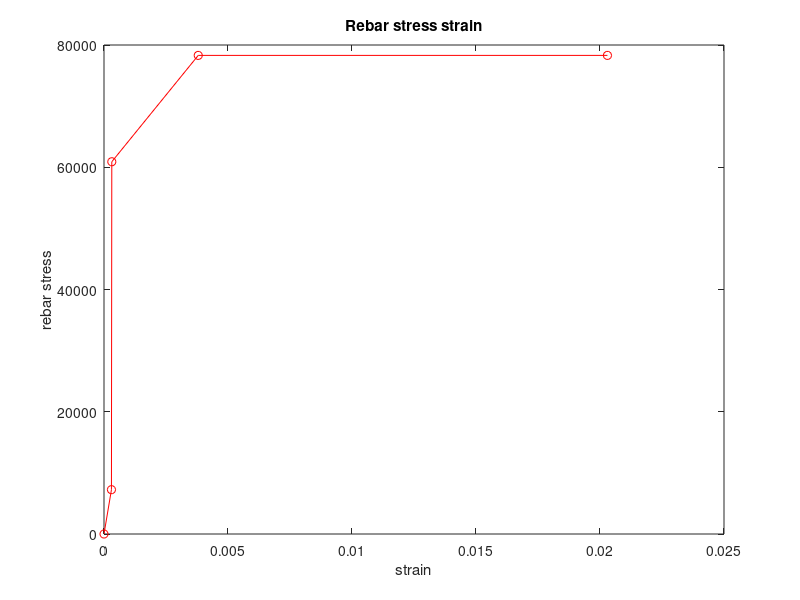
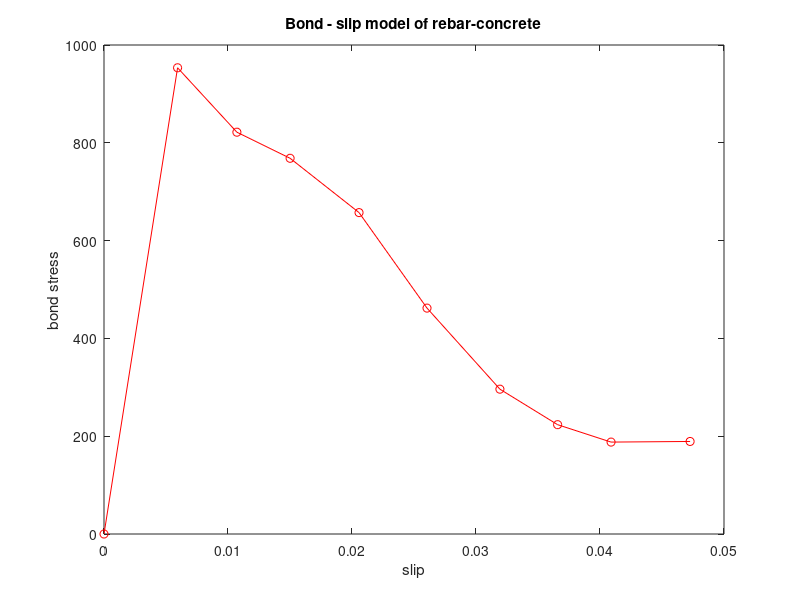
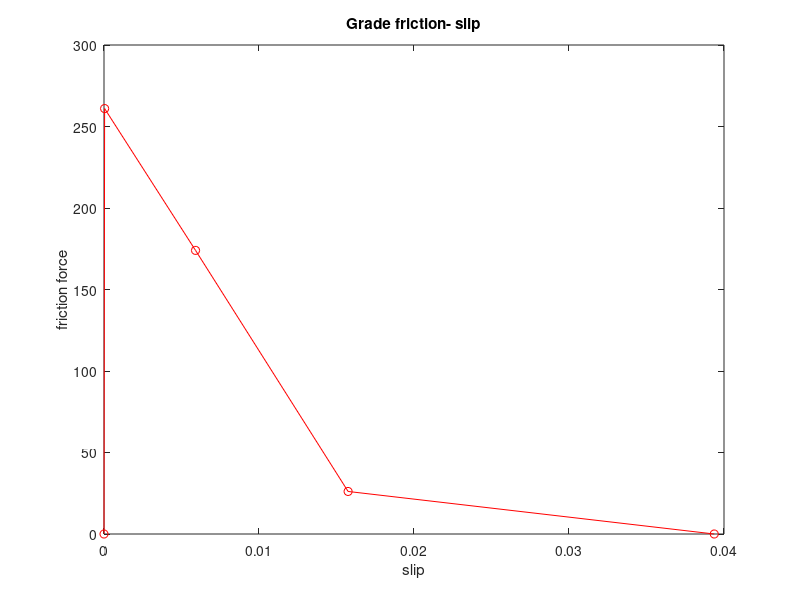
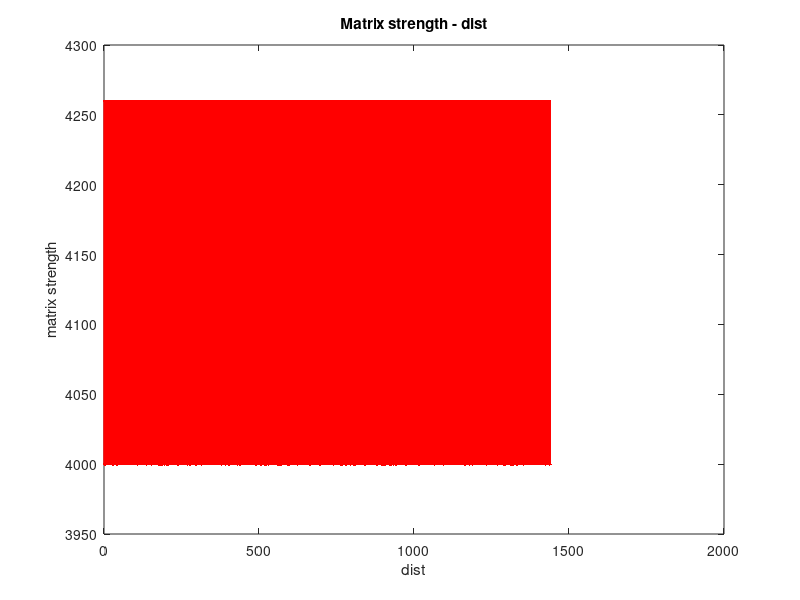

Write MATLAB code to recreate these figures, in order. (Note: this script raises an error after producing the figures.)
%% MAIN_TENSION_STIFFENING_SINGLERUN_SIMRC_SIMHRC_2025
%
% DESCRIPTION:
%   Finite Difference Tension Stiffening Model for Reinforced Concrete Analysis
%   
%   This program implements a comprehensive finite difference numerical model
%   for analyzing tension stiffening behavior in reinforced concrete (RC) 
%   Fiber reinfrced concrete (FRC) and Hybrid reinforced concrete (HRC) structures. 
%   The model simulates crack formation and the associated stiffness degradation
%   in composite members subjected to tensile loading.
% 
%   The tension stiffening phenomenon describes the contribution of concrete
%   between cracks to the overall stiffness of a reinforced concrete member
%   after cracking has occurred. This model captures the complex interaction
%   between concrete and reinforcement during the cracking process.
%
% AUTHOR: Chidchanok Pleesudjai
% DATE: August 26, 2025
% VERSION: 2025.1
% 
% REVISION HISTORY:
%   V2008 - Main_Tension_Stiffening_SingleRun_SimRC_Bischoff by Chote (TRC/RC)
%   V2015 - Main_Tension_Stiffening_Slab_Shrinkage_L36_HSR_SingleCrack by Yiming FRC with friction)
%   V2017 - Main_Tension_Stiffening_SingleRun_SimHRC by Yiming (HRC no slab friction)
%
% REFERENCES:
%   [1] Modeling of tension stiffening in reinforced cement composites: Part I. Theoretical modeling 10.1617/s11527-010-9594-8
%   [2] Modeling of tension stiffening in reinforced cement composites: Part II. Simulations versus experimental results 10.1617/s11527-010-9593-9
%   [3] Sequential Cracking aTheir Openings in Steel-Fiber-Reinforced Joint-Free Concrete Slabs 10.1061/(ASCE)MT.1943-5533.0001377
%
% MODEL INPUT:
%   Type of model : Stress-Strain model
%   - Concrete Stress-Strain model (until cracking point)
%   - Rebar or Fiber Stress-Strain model
%
%   Type of model : Stress/Force-displacement model
%   - Concrete-Rebar/Fiber Bond-Slip model
%   - Friction-Slip model (for Pavement if presented)
%   - Spring-Slip model (for Transverse yarn if presented)
%   - Stress-Crack width model (for FRC, HRC)

% UNIT SYSTEM:
%   The program supports flexible unit systems:
%   - SI Units (International System): 
%     * Length/Displacement: millimeters (mm)
%     * Force: Newtons (N)
%     * Stress: megapascals (MPa)
%   - Imperial Units (US Customary System):
%     * Length/Displacement: inches (in)
%     * Force: pounds (lb)
%     * Stress: pounds per square inch (psi)

%% Program initialization
close all; clear all; clc;

% ------------------------------------
% Part A: Input data
% ------------------------------------
progVersion  = 'Main_Tension_Stiffening_SingleRun_SimRC_SimHRC_2025';   % program version
fname        = 'C25_00_model_scr6.dat';                             % file name to report the output
fname_ckResp = 'C25_00_model_scr6_ckResp.dat';                      % file name to report the responses at each crack formation
 
avgST     = 4000;                               % average matrix strength
totLoad   = 182000*0.22;                        % total applied tensile load  (can we get this value from the shrinkage calculation)
stateNo   = 7;                                  % state number to generate random number; need for ckPat=3,4,5
stdST     = 0.00;                               % standard deviation of matrix strength
hasFiber  = 1;

% specimen geometry
endL    = 0;                                    % embedment length at the end grips
measL   = 12*12*10;                             % embedment length for measurement in the middle
L       = endL + measL + endL;                  % total embedment length  (pavement slab)
 
% load and discretization
nNode   = 5001;                                 % number of nodes to approximate total embedment length, L
nInc    = 301;                                  % number of load increments  (should be the ration of the maximum load)
nRecPt  = 10;                                   % number of nodes used in recording distribution value at each increment, nRecPt <= nNode

%% Plotting Parameters
% Different dash line styles for plotting - 15 variations
% Make sure number of colors > number of crack formations expected
dashType = strvcat('--r','--m','--k','--g','--b','--y','--c',...
                   '--w',':[1 0 0]',':[1 0 1]',':[0 1 0]',':[0 0 1]',...
                   '--[0.5 0.5 0.5]',':[0.8 0.2 0.1]',':[0.1 0.8 0.2]');

% Different solid line styles for plotting - 15 variations  
% Make sure number of colors > number of crack formations expected
solidType = strvcat('-r','-m','-k','-g','-b','-y','-c',...
                    '-w','-[1 0 0]','-[1 0 1]','-[0 1 0]','-[0 0 1]',...
                    '-[0.5 0.5 0.5]','-[0.8 0.2 0.1]','-[0.1 0.8 0.2]');
 
% interface bond strength-slip model
xITF   = [0, 0.059331,  0.107162,  0.150086,  0.205674,  0.260493,  0.319289,  0.365804,  0.408920, 0.472656]*0.1;   % slip  (x-Bond model)
yITF   = [0, 953.428509, 821.694853, 768.335547, 657.276218, 461.946413, 296.173598, 223.582923, 187.964676, 189.243689];   % shear stress  (y-Bond model)
yITF_fail = 0;                              % failure shear stress to be imposed for the part that coming out of the matrix
 
% longitudinal yarn model (yarn ~ fiber ~ rebar )
Es     = 29000000;                            % steel modulus
ns     = 5*1.05;                              % number of rebar per 1 ft width
ds     = 0.75;                                % rebar diameter 
As     = ns*pi*ds^2/4;                      % rebar area per 1 meter width
psi    = ns*pi*ds;                          % perimeter of the fiber
% xFIB   = [0, 420/Es, 0.0035, 0.02];           % strain
% yFIB   = [0, 420,    540,   540];            % stress
xFIB   = [0, 0.0003, 420/Es+0.0003, 0.0035+0.0003, 0.02+0.0003];       % strain (rebar)
yFIB   = [0, 50*145, 420*145,    540*145,   540*145];            % stress (rebar)
maxSfu = 1500*145;                               % maximum fiber stress, if stress>maxStu, terminate program
effEf  = 0.9;                               % Young modulus efficiency factor

% composite and matrix
fc     = 4000;                              % compressive strength
Ac     = 10*6;                         % trabritary area of composite per one yarn   (for pavement use analysis per 1 meter width
rho    = As/Ac;                           % reinforcement ratio Af/Ac
Am     = Ac-As;                           % trabritary area of matrix per one yarn
Em     = 57000*sqrt(fc); %4735*fc^0.5;                       % young modulus of matrix
 
% spring model simulating transverse yarn junction   %% how to identify
% location of spring // id location??
ySW    = [0, 3, 2, 0.3, 0]*0.01*145; 
% locSPR = linspace(1,700,100);                                % absolute locations of springs, if no spring, set locSPR=[];
xSPR   = [0, 0.001, 0.15, 0.40, 1.00]*0.0393701;      % slip, if no spring, set xSPR=[0,1];
ySPR   = ySW*Ac;                            % spring force, if no spring, set xSPR=[0,1];
ySPR_fail = 0;                              % failure spring force to be imposed for the spring that coming out of the matrix
 
% matrix strength distribution
%stateNo = 4;                               % state number to generate random number; need for ckPat=3,4,5
avgST   = fc;                             % average matrix strength
stdST   = 0.065;                            % standard deviation of matrix strength
minST   = (1-stdST)*avgST;                        % trim random generagted strength >= minST
maxST   = (1+stdST)*avgST;                        % trim random generagted strength <= maxST
minSpac = 1;                                % minimum crack spacing
oneCk   = 1;                                % detect one crack at a time
manualPickCrack=1;                          % skip manual selecting crack
 
% numerical analysis parameters
kWt_int  = 0.25;                            % weighting for next increment of interface secant modulus
EfWt_int = 0.25;                            % weighting for next increment of fiber secant modulus
gWt_int  = 0.25;                            % weighting for next increment of spring secant modulus
tor      = [0.0001,0.0005,0.001,0.005,0.01,0.5];     % multi-level of torlerance for checking material convergence (very small....very large)
accLevel = 1;                               % starting level of torelence, tor(accLevel) will be first used
minIter       = 10;                         % If converge with iterations < minIter, decrease accLevel by one
maxIter       = 1000;                       % If not converge with iterations > maxIter, increase accLevel by one
minCount      = 5;                          % If converge with iterations < minCount, increase weighting factors
maxCount      = 10;                         % If not converge with iterations > maxIter, decrease weighting factors
factCutBack   = 0.95;                       % reduced kWt or EfWt or gWt by a factor of factCutBack
factSpeed     = 1.05;                       % increase kWt or EfWt or gWt by a factor of factSpeed
unstableSlip  = 0.5*L;                      % if slip > unstableSlip, unstable structure quit the program
 
% movie option
showOnOff     = 1;                          % show movie, yes=1, no=0
fps           = 2;                          % fram per second
 
% experimental composite tensile stress strain
hasExpr1      = 0;                          % 0=no experimental data, 1=has
fnameExpr1    = 'Load-strain_MJ.dat'; % file name containing experimental data
startLine1    = 1;                          % starting line (based index=1) for each input file specified in fnameArray 
xValCol1      = 1;                          % column number in the input file that contains x values
yValCol1      = 2;                          % column number in the input file that contains y values
bk0tb1cm2_1   = 1;                          % delimiter for each input file (0=' ', 1='/t', 2=',')
 
% experimental crack spacing strain
hasExpr2      = 0;                          % 0=no experimental data, 1=has
fnameExpr2    = 'C25_00_CS_strain_new.dat'; % file name containing experimental data
startLine2    = 1;                          % starting line (based index=1) for each input file specified in fnameArray 
xValCol2      = 1;                          % column number in the input file that contains x values
yValCol2      = 2;                          % column number in the input file that contains y values
bk0tb1cm2_2   = 1;                          % delimiter for each input file (0=' ', 1='/t', 2=',')

% experimental crack width strain
hasExpr3      = 0;                          % 0=no experimental data, 1=has
fnameExpr3    = 'C25_all_CW_strain.dat'; % file name containing experimental data
startLine3    = 1;                          % starting line (based index=1) for each input file specified in fnameArray 
xValCol3      = 1;                          % column number in the input file that contains x values
yValCol3      = 2;                          % column number in the input file that contains y values
bk0tb1cm2_3   = 1;                          % delimiter for each input file (0=' ', 1='/t', 2=',')
 
% printing setup
colWidth      = 12;                         % width of each column
digit         = 4;                          % decimal used

% ------------------------------------
% Part B: Calculation
% ------------------------------------
% slope of material models 
% Calculates slopes (secant moduli) for each material model at decrement
% of slope  >> get the array of stiffness
kITF = (yITF(2:end)-yITF(1:end-1))./(xITF(2:end)-xITF(1:end-1));
kFIB = (yFIB(2:end)-yFIB(1:end-1))./(xFIB(2:end)-xFIB(1:end-1));
kSPR = (ySPR(2:end)-ySPR(1:end-1))./(xSPR(2:end)-xSPR(1:end-1));

% select the maximum slope as a reference to calculate the fraction change of stiffness  
% residual = (stiffness_curent-stiffness_previous)/ max_slope v.s. torlerance
% this methodology is bettter than using previous stiffness as a reference
% because previous stiffness can be very low in the late post peak, leading
% to unstable algorithm
kITFmax = max(kITF); 
kFIBmax = max(kFIB);
kSPRmax = max(kSPR);

% discretization along the length of fiber
h  = L/(nNode-1);                       % segment length
x  = linspace(0,L,nNode);               % nodal locations
ef = linspace(0,0,nNode);               % nodal fiber strain
k  = linspace(kITF(1),kITF(1),nNode);   % nodal stiffness (spring model of bond-slip model) NOT shear stress-slip
Ef = linspace(kFIB(1),kFIB(1),nNode);   % nodal stiffness (rebar stress-strain)

% generate random matrix strength
randn('state', stateNo);
wkLoc  = linspace(0,L,round(L/minSpac)+1);
wkNode = round(wkLoc/h)+1;
prob   = normrnd(avgST,stdST,length(wkNode),1);
for i=1:length(prob)
    if prob(i) > maxST 
        prob(i) = maxST;
    elseif prob(i) < minST 
        prob(i) = minST;
    end
end
mtxST  = linspace(maxST,maxST,nNode);
mtxST(wkNode) = prob;

% ploting material models
% note that later on in the Part C: show results, 
% the first 3 plots must repeat the first 3 figures below: fiber, interface, spring and matrix envelop models
% let users view material models 1,2,3 and cracking criterion 4 before
% continue the analysis
figure(1)
plot(xFIB,yFIB,'-ro'),title('Rebar stress strain'), xlabel('strain'), ylabel('rebar stress'); hold on;

figure(2)
plot(xITF,yITF,'-ro'),title('Bond - slip model of rebar-concrete'), xlabel('slip'), ylabel('bond stress'); hold on;

figure(3)
plot(xSPR,ySPR,'-ro'),title('Grade friction- slip'), xlabel('slip'), ylabel('friction force'); hold on;

figure(4)
plot(x,mtxST,'-r.'),title('Matrix strength - dist'), xlabel('dist'), ylabel('matrix strength'); hold on;
 
% let users view material models before continue the analysis
disp('press any key to continue');
pause
% count  = 0;
% adding = 0;
% errCode = 'none';

N(1,1:nNode) = 1;                       % initial segment 
N(2,1:nNode) = x;                       % x, distanct
N(3,1:nNode) = kITF(1);                 % k, initial stiffness  (shear flow-slip) //  Bond slip stiffness ??
N(4,1:nNode) = kFIB(1);                 % Ef, initial stiffness  (shear flow-slip) // Rebar modulus
N(5,1:nNode) = -1;                       % Spring indicators // every nodes have spring as friction force ,, g, < 0 for no spring and >=0 for having spring
N(6,1:nNode) = mtxST;                   % Matrix stength   

% Spring indicators
if hasFiber == 1
    nodeSPR      = linspace(1,nNode,nNode);
else
    locSPR = [];                                % absolute locations of springs, if no spring, set locSPR=[];
    nodeSPR      = round(locSPR/h);
end
N(5,nodeSPR) = kSPR(1);                 % assign nodal springs at spring location 

% initialize the arrays to record material responses at each increment
SA1 = [];   TA1 = [];       % recorded Bond strength model - slip response
SN1 = [];   SF1 = [];       % recorded Rebar stress - strain response
DS1 = [];   GF1 = [];       % recorded spring force - slip response
                            % Where is crack width model ?

ec_cspac    = [];
ec_avgstdCS = [];
prevNseg    = 1;

% initialize load end slip response
D  = [0];                   % incremental end slip
P  = [0];                   % incremental pullout load
CW = [0];                   % incremental crack width
TotCW = (0);                % incremental total crack width
strain = D/L;               % strain of a composite
stress = P/Ac;              % stress of a composite
avg_EM = [0];               % average matrix strain over clear span
avg_SM = [0];               % average matrix stress over clear span
avg_SN = [0];               % average fiber strain over clear span
avg_SF = [0];               % average fiber stress over clear span
avg_FM = [0];               % average matrix force over clear span
avg_FF = [0];               % average fiber force over clear span

count    = 0;
selCount = 0;
adding   = 0;
errCode  = 'none';
for i=2:nInc                % start at i=2, i=1, P=D=0
    % set initial
    ckWidth   = 0;          % a variable to collect crack width of multimple segment at each load step
    endSlip   = 0;          % end slip at both ends   
    S  = [];    T  = [];    SN = [];    SF = [];
    FF = [];    FM = [];    SM = [];    EM = [];
    DS = [];    GF = [];    CS = [];
    
    % apply load step
    P(i) = (i-1)/(nInc-1)*totLoad;

    x    = N(2,:);          % locations
    nSeg = N(1,end);        % current number of segments in a specimen  
    for j = 1:nSeg
        bc = 3;             % bc=3 F(1)=P, F(L)=P   (crack segments)

        % trim data to smaller set of array
        seg_ID  = N(1,:) == j;
        segX    = N(2,seg_ID);
        k       = N(3,seg_ID);
        Ef      = N(4,seg_ID);
        gSeg    = N(5,seg_ID);
        
        segL    = segX(end)-segX(1);
        g_ID    = gSeg >= 0;                            % select only the node that have spring g>=0     %% for the friction in pavement, all have spring     
        nodeSPR = find(g_ID==1);
        if hasFiber == 1
            g = gSeg(nodeSPR);
        else
            g = zeros(1,length(k));
        end
        
        % maximum slip at each nodal locations before sliding
        maxSlipITF_Rt = segX(end) - segX + h;           % maximum slip for each node
        maxSlipITF_Lf = segX(1)   - segX - h;
        maxSlipSPR_Rt = segX(end) - segX(g_ID) + h;     % maximum slip for each nodal spring
        maxSlipSPR_Lf = segX(1)   - segX(g_ID) - h;     % maximum slip for each nodal spring
        
        % forming coefficient matrix
        flag     = 1;                                   % check unstability, fiber breakage
        converge = 0;
        iter     = 0;
        kWt      = kWt_int;      
        EfWt     = EfWt_int;        
        gWt      = gWt_int;
        while converge == 0 
            iter = iter + 1;
            s    = Linear_Equation(bc,P(i),h,psi,As,Ef,k,g,nodeSPR);   % Returns slip values at each node, Uses Thomas Algorithm (tridiagonal matrix solver)
            sAbs = abs(s);          % absolute slip (positive number)
            if iter > maxIter
                if accLevel < length(tor)
                    accLevel = accLevel + 1;
                    iter = minCount;
                else
                    flag    = 0;        % quit program
                    comment = 'iter > maxIter, for the lowest acceptable accuracy, quit the program !!!';
                    errCode = 'maxIter';
                    break;              % get off while loop
                end
            end
            if max(sAbs) > unstableSlip
                flag    = 0;        % quit program
                comment = 'unstable slip occurs, quit the program !!!';
                errCode = 'unstableSlip';
                break;              % get off while loop
            end

            % update material secant stiffness
            % Bond - slip model // interface model
            kPrev = k;
            kNext = Secant_Modulus(xITF,yITF,kITF,sAbs);
            for q=1:length(kNext)
                % if slip at the node i greater than its embeded length maxSlipITF, set the kNext to the failure value
                if s(q) >= 0
                    if s(q) > maxSlipITF_Rt(q)
                        kNext(q) = yITF_fail/s(q);
                    end
                else
                    if s(q) < maxSlipITF_Lf(q)
                        kNext(q) = yITF_fail/abs(s(q));
                    end
                end
            end

            resd_k  = max(abs(kNext-kPrev)/kITFmax);
            k       = (1-kWt)*kPrev + kWt*kNext;
            if resd_k > tor(accLevel) && mod(iter,maxCount)==0
                kWt = kWt*factCutBack;
            end
            
            % Fiber Yarn or Rebar model
            ef      = [(s(2)-s(1))/h, (s(3:end)-s(1:end-2))/(2*h), (s(end)-s(end-1))/h];
            EfPrev  = Ef;
            EfNext  = Secant_Modulus(xFIB,yFIB,kFIB,ef);
            resd_Ef = max(abs(EfNext-EfPrev)/kFIBmax);
            Ef      = (1-EfWt)*EfPrev + EfWt*EfNext;
            if resd_Ef > tor(accLevel) && mod(iter,maxCount)==0
                EfWt = EfWt*factCutBack;
            end

            % friction force ...spring model
            resd_g = 0;
            nSPR   = length(nodeSPR);
            if nSPR > 0
                gPrev = g;
                gNext = Secant_Modulus(xSPR,ySPR,kSPR,sAbs(nodeSPR));
                
                for n=1:nSPR
                    node = nodeSPR(n);
                    % if slip at the spring location i greater than its embeded length maxSlipSPR, set the gNext to the failure value
                    if s(node) >= 0
                        if s(node) > maxSlipSPR_Rt(n)
                            gNext(n) = ySPR_fail/s(node);
                        end
                    else
                        if s(node) < maxSlipSPR_Lf(n)
                            gNext(n) = ySPR_fail/abs(s(node));
                        end
                    end
                end

                resd_g = max(abs(gNext-gPrev)/kSPRmax);
                g = (1-gWt)*gPrev + gWt*gNext;
                if resd_g > tor(accLevel) && mod(iter,maxCount)==0
                    gWt = gWt*factCutBack;
                end
            end

            if (resd_k <= tor(accLevel)) && (resd_Ef <= tor(accLevel)) && (resd_g <= tor(accLevel))
                converge = 1;
                if iter < minIter && accLevel > 1
                    accLevel = accLevel - 1;
                end
                if iter < minCount
                    kWt  = kWt*factSpeed;
                    EfWt = EfWt*factSpeed;
                    gWt  = gWt*factSpeed;
                end
            else
                converge = 0;
            end
            disp(strcat('inc = ',num2str(i),'..seg = ',num2str(j),'..iter = ',...
            num2str(iter),'..resd_k = ',num2str(resd_k),'..resd_Ef = ',...
            num2str(resd_Ef),'..resd_g = ',num2str(resd_g)));
        end

        if flag==1
            % update material stiffness
            N(3,seg_ID)   = k;
            N(4,seg_ID)   = Ef;
            gSeg(nodeSPR) = g;
            N(5,seg_ID)   = gSeg;
            
            % pullout load and end slip
            if nSeg == 1
                endSlip = sAbs(1) + sAbs(end);
            else
                if j==1
                    endSlip = endSlip + sAbs(1);
                    ckWidth  = ckWidth + sAbs(end);
                elseif j==nSeg
                    endSlip = endSlip + sAbs(end);
                    ckWidth  = ckWidth + sAbs(1);
                else
                    ckWidth  = ckWidth + sAbs(1) + sAbs(end);
                end
            end
            CS   = [CS,segL];               % colect crack spacing information
            
            % distributed force
            t  = k.*s;              % nodal shear stress  (sign depending of slip)
            sf = ef.*Ef;            % nodal fiber stress
            ff = sf*As;             % nodal fiber force
            ds = sAbs(g_ID);        % spring slip
            gf = g.*ds;             % spring force
            fm = P(i)-ff;           % nodal concrete force
            sm = fm/Am;             % nodal matrix stress
            em = sm/Em;             % nodal matrix strain                        
            
            % addd vectors of each segment for a whole specimen length
            S  = [S,s];     T  = [T,t];
            SN = [SN,ef];   SF = [SF,sf];
            DS = [DS,ds];   GF = [GF,gf];
            FF = [FF,ff];   FM = [FM,fm];   
            SM = [SM,sm];   EM = [EM,em];                                  
        else
            break;  % get off the seg loop (j)
        end            
    end
    
    if flag == 1
        % record some data point for tracking material response, also include the maximum value to monitor how far it goes
        nNode     = length(S);
        nRecPt_ID = round(linspace(1,nNode,nRecPt));
        SA1       = [SA1,abs(S(nRecPt_ID)),max(abs(S))];
        TA1       = [TA1,abs(T(nRecPt_ID)),max(abs(T))];
        SN1       = [SN1,SN(nRecPt_ID),max(SN)];
        SF1       = [SF1,SF(nRecPt_ID),max(SF)];
        DS1       = [DS1,DS];
        GF1       = [GF1,GF];
              
        % calculate average stress strain for each constitutes      
        % calculate average stress strain for each constitutes for clear span only
        temp1     = N(2,:);
        index     = temp1 >= endL & temp1 <=(endL+measL);
        avg_EM(i) = mean(EM(index));        avg_SM(i) = mean(SM(index));
        avg_SN(i) = mean(SN(index));        avg_SF(i) = mean(SF(index));
        avg_FM(i) = mean(FM(index));        avg_FF(i) = mean(FF(index));

        % total elogation within specimen does not include endSlip because the measurement taken in side
        % the specimen, not from one end to the other end
        D(i) = ckWidth + avg_EM(i)*L;   

        if nSeg > 1 
            CW(i) = ckWidth/(nSeg-1);   % average crack width
            TotCW(i) = ckWidth;         % total crack width
        else
            CW(i) = 0;
        end
        strain(i) = D(i)/L;         
        stress(i) = P(i)/Ac;
        
        if nSeg > prevNseg
            crackDetected    = 1;
        else
            crackDetected    = 0;
        end
        prevNseg = nSeg;
       
        if showOnOff == 1
            figure(17);
            plot(N(2,:),SM,'-b',N(2,:),N(6,:),'r.'), title('matrix stress - x'),
            xlabel('dist'), ylabel('stress');
            AX = axis;  axis([AX(1),AX(2),0,maxST]);
            MVF17(i-1) = getframe;

            figure(18);
            plot(N(2,:),SF,'-k'), title('rebar stress - x'),
            xlabel('dist'), ylabel('stress');
            AX = axis;  axis([AX(1),AX(2),0,totLoad/As]);
            MVF18(i-1) = getframe;
        end
             
        if crackDetected == 1 || i == nInc
            count        = count+1;
            ckInc(count) = i;
            if crackDetected == 1
                ckStatus(count) = 1;
            else
                ckStatus(count) = 0;
            end
            % record response at cracking or at the last load step
            respCell{count}  = [x;S;T;SN;SF;SM;FF;FM]';
            
            % record same strain for each crack spacing
            ec(1:length(CS)) = strain(i);
            ec_cspac         = [ec_cspac; [ec;CS]'];
            
            % record average and stardard crack spacing for each strain
            ec_avgstdCS      = [ec_avgstdCS; [strain(i),mean(CS),std(CS)]];
            
            numSolid = mod(count,length(solidType))+1;  % add 1 to avoid mod(x,y) = 0  
            numDash  = mod(count,length(solidType))+1;  % add 1 to avoid mod(x,y) = 0  

            % plotting ditribution
            figure(4); plot(x,SM,solidType(numSolid,:)), title('matrix stress - x'), xlabel('dist'), ylabel('m'); hold on;      
            figure(5); plot(x,S,solidType(numSolid,:)), title('slip - x'), xlabel('dist'), ylabel('slip'); hold on;
            figure(6); plot(x,T,solidType(numSolid,:)), title('Bond stress - x'), xlabel('dist'), ylabel('Bond stress'); hold on;
            figure(7); plot(x,SN,solidType(numSolid,:)), title('Rebar strain - x'), xlabel('dist'), ylabel('Rebar strain'); hold on;
            figure(8); plot(x,SF,solidType(numSolid,:)), title('Rebar stress - x'), xlabel('dist'), ylabel('Rebar stress'); hold on;
            figure(9); plot(x,FF,dashType(numDash,:), x,FM,solidType(numSolid,:)), title('force - x'), xlabel('dist'), ylabel('force'); legend('rebar','concrete'); hold on;
        end

        % keep the results and save as previous
        i_prev  = i;        x_prev  = x;        S_prev  = S;        T_prev  = T;
        SN_prev = SN;       SF_prev = SF;       SM_prev = SM;       FF_prev = FF;
        FM_prev = FM;       CS_prev = CS;
        
        % check ultimate fiber strength (brittle assumption)
        if max(SF) > maxSfu*50
            flag = 0;
            comment = 'fiber break quit the program'
            errCode = 'fiberBreak';
            break;  % quit if fiber break
        end
        % check if strain reaches the point where new crack forms
        endL   = 0;
        measL  = L;
        N      = Add_Crack_Node(N,SM,maxST,endL,measL,oneCk);   % add some point here we have to add tranverse spring model here (represent crack width model check chote model) 
    else        
        break;      % if flag = 0, get off the increment loop (i)
    end
end

if flag == 0
    disp(comment);
    count = count + 1;
    if crackDetected == 1
        ckStatus(count) = 1;
    else
        ckStatus(count) = 0;
    end
    ckInc(count)    = i_prev;
    respCell{count} = [x_prev; S_prev; T_prev; SN_prev; SF_prev; SM_prev; FF_prev; FM_prev]';
    
    ec(1:length(CS_prev)) = strain(i_prev);
    ec_cspac        = [ec_cspac; [ec;CS_prev]'];
    ec_avgstdCS     = [ec_avgstdCS; [strain(i_prev),mean(CS_prev),std(CS_prev)]];
else
    disp('!!  analysis done');
end

if manualPickCrack==1
    beep;
    count     = 0;
    keepInc   = [];
    numckStep = size(respCell,2);
    for n=1:numckStep
        tt= strcat('crack step : ',num2str(n),'/',num2str(numckStep));
        tempMatrix = respCell{n};
        x  = tempMatrix(:,1);
        SM = tempMatrix(:,6);

        figure(20)
        plot(x,SM,'-b'), title(tt), xlabel('distance'), ylabel('stress')

        yesNo = input('accept this load step : yes=1,no=0....=');
        if yesNo == 1
            count   = count + 1;
            keepInc = [keepInc,n];
            tempckInc(count) = ckInc(n);
            tempCell{count}  = respCell{n};
        end
    end
    respCell = tempCell;
    ckInc    = ckInc(keepInc);
    ckStatus = ckStatus(keepInc);
end

% trim out the crack spacing according to selected crack increment and the end increment
n = 0;
for i=1:length(ckInc)
    strainInc = strain(ckInc(i));
    for j=1:size(ec_cspac,1)
        if ec_cspac(j,1)==strainInc
            n = n+1;
            temp_ec_cspac(n,1:2) = ec_cspac(j,1:2);
        end
    end
    for j=1:size(ec_avgstdCS,1)
        if ec_avgstdCS(j,1)==strainInc
            temp_ec_avgstdCS(i,1:3) = ec_avgstdCS(j,1:3);
        end
    end
end
ec_cspac    = temp_ec_cspac;
ec_avgstdCS = temp_ec_avgstdCS;

% reading experimental data 1, load deformation curve
exprX1=0;    % initial value for x1
exprY1=0;    % initial value for y1
if hasExpr1==1
    if bk0tb1cm2_1==0
        data = dlmread(fnameExpr1,'',startLine1,0);     % use ' ' as a delimiter
    elseif bk0tb1cm2_1==1
        data = dlmread(fnameExpr1,'\t',startLine1,0);   % use '\t' as a delimiter
    elseif bk0tb1cm2_1==2
        data = dlmread(fnameExpr1,',',startLine1,0);    % use ',' as a delimiter
    end
    exprX1 = data(:, xValCol1);
    exprY1 = data(:, yValCol1);
end

% reading experimental data 2, crack spacing vs strain 
exprX2=0;    % initial value for x2
exprY2=0;    % initial value for y2
if hasExpr2==1
    if bk0tb1cm2_2==0
        data = dlmread(fnameExpr2,'',startLine2,0);     % use ' ' as a delimiter
    elseif bk0tb1cm2_2==1
        data = dlmread(fnameExpr2,'\t',startLine2,0);   % use '\t' as a delimiter
    elseif bk0tb1cm2_2==2
        data = dlmread(fnameExpr2,',',startLine2,0);    % use ',' as a delimiter
    end
    exprX2 = data(:, xValCol2);
    exprY2 = data(:, yValCol2);
end

% reading experimental data 3, crack width vs strain 
exprX3=0;    % initial value for x2
exprY3=0;    % initial value for y2
if hasExpr3==1
    if bk0tb1cm2_3==0
        data = dlmread(fnameExpr3,'',startLine3,0);     % use ' ' as a delimiter
    elseif bk0tb1cm2_3==1
        data = dlmread(fnameExpr3,'\t',startLine3,0);   % use '\t' as a delimiter
    elseif bk0tb1cm2_3==2
        data = dlmread(fnameExpr3,',',startLine3,0);    % use ',' as a delimiter
    end
    exprX3 = data(:, xValCol3);
    exprY3 = data(:, yValCol3);
end

% ------------------------------------
% Part C: Show result
% ------------------------------------
figure(1)
plot(SN1,SF1,'c.'),title('stress - strain'), 
xlabel('strain'), ylabel('stress'); hold on;

figure(2)
plot(SA1,TA1,'c.'),title('bond stress - slip'), 
xlabel('absolute slip'), ylabel('absoulute bond stress'); hold on;

figure(3)
plot(DS1,GF1,'c.'),title('Friction force- slip'), 
xlabel('absolute slip'), ylabel('friction force'); hold on;

figure(4)
plot(N(2,:),N(6,:),'-bo'),title('matrix strength - dist'), 
xlabel('dist'), ylabel('matrix strength'); hold off;

% figures 5 to 9 are distribtuions of material response

figure(10)
plot(exprX1*L,exprY1*Ac,'bo', D,P,'-k.', D,avg_FM,'-g.', D,avg_FF,'-r.'),title('load displacement response'), 
xlabel('displacement'), ylabel('load'), grid; legend('experiment','composite','matrix','rebar');

figure(11)
plot(exprX1,exprY1,'bo', strain*1e6,P/1000,'-k.'),title('composite load strain response'),
xlabel('strain'), ylabel('load'), grid; legend('experiment','composite');

figure(12)
plot(strain,avg_SM,'-ro'), title('average cracked concrete tensile stress'), 
xlabel('strain'), ylabel('stress');

figure(13)
plot(exprX3,exprY3,'bo',strain*1e6,TotCW,'-k.'),title('total crack width - strain response'), 
xlabel('strain'), ylabel('total crack width'), grid; legend('experiment','composite');

figure(14)
plot(exprX2,exprY2,'r.', ec_cspac(:,1)*1e6,ec_cspac(:,2),'c.', ec_avgstdCS(:,1)*1e6,ec_avgstdCS(:,2),'-bo'),
title('mean crack spacing- strain response'), legend('experiment curve','simulation data points','simulation curve')
xlabel('strain'), ylabel('crack spacing'), grid;

figure(15)
plot(ec_avgstdCS(:,1),ec_avgstdCS(:,3),'-bo'),title('standard dev of crack spacing- strain response'), 
xlabel('strain'), ylabel('stdev of crack spacing'), grid;

figure(16)
plot(xFIB,yFIB,'-bx', avg_SN,avg_SF,'-ro'),title('Rebar tensile stress'), 
xlabel('strain'), ylabel('rebar stress'), grid; legend('rebar model','average cracked steel');

% Play the movie
if showOnOff == 1
    figure(17)
    pause(4);
    movie(MVF17,1,fps);

    figure(18)
    pause(4);
    movie(MVF18,1,fps);
end
SP = [strain',P'];

% % ----------------------------------------------------------------------
% % Part D,       Writing results to the output file
% % ---------------------------------------------------------------------- 
% disp('!!  writing result.....please wait');
% 
% textHeading = {'L';'measL';'endL';'totLoad';'nNode';'nInc';'nRecPt';'yITF_fail';'ySPR_fail';'nf';'df';'Ac';'Am';'Em';'fc';'rho';...
%                'avgST';'stdST';'minST';'maxST';'stateNo';'minSpac';'oneCk';'kWt_int';'EfWt_int';'gWt_int';...
%                'accLevel';'minIter';'maxIter';'minCount';'maxCount';'factCutBack';'factSpeed';'unstableSlip'};
% valHeading  = [L,measL,endL,totLoad,nNode,nInc,nRecPt,yITF_fail,ySPR_fail,ns,ds,Ac,Am,Em,fc,rho...
%                avgST,stdST,minST,maxST,stateNo,minSpac,oneCk,kWt_int,EfWt_int,gWt_int,...
%                accLevel,minIter,maxIter,minCount,maxCount,factCutBack,factSpeed,unstableSlip];
% 
% textData    = {'strain';'stress';'CW';'D';'P';'P/Af';'avg_FM';'avg_FF';'avg_SM';'avg_SF';...
%                'xITF';'yITF';'SA1';'TA1';'xFIB';'yFIB';'SN1';'SF1';'xSPR';'ySPR';'DS1';'GF1';...
%                'straincs';'cspac';'strain';'avgCS';'stdCS'};
% data        = {strain*1e6,stress,CW,D,P/1000,P/As,avg_FM,avg_FF,avg_SM,avg_SF,...
%                xITF,yITF,SA1,TA1,xFIB,yFIB,SN1,SF1,xSPR,ySPR,DS1,GF1,...
%                ec_cspac(:,1),ec_cspac(:,2),ec_avgstdCS(:,1)*1e6,ec_avgstdCS(:,2),ec_avgstdCS(:,3)};
% 
% NJtableResult = StoreTable(data);
% NJ            = NJtableResult{1};
% tableResult   = NJtableResult{2};
% 
% % (1.1) print input and output response
% fid1 = fopen(fname,'w');
% fprintf (fid1,'program version : %50s\n\n',progVersion);
% 
% fprintf (fid1,'%12s\n','tor(1..n)');
% for i=1:length(tor)
%     fprintf (fid1,'%12.4g',tor(i));
% end
% fprintf (fid1,'\n\n');
% 
% fprintf (fid1,'%12s\n','ckInc(1..n)');
% for i=1:length(ckInc)
%     fprintf (fid1,'%12.4g',ckInc(i));
% end
% fprintf (fid1,'\n\n');
% fprintf (fid1,'error code = %12s\n\n',errCode);
% 
% % (1.2) print heading of result file
% PrintHeading(fid1,textHeading,valHeading,colWidth,digit);
% fprintf (fid1,'**********************************************************************************************************************************************************************************************************************************************************************************************************************************************************************************************************************************************************\n\n');
% 
% % (1.3) print table of result file
% PrintTable(fid1,textData,tableResult,NJ,colWidth,digit);
% 
% % (2.1) Additional responses for plotting
% % print selected response at selected increment to another text file
% fid2   = fopen(fname_ckResp,'w');
% fprintf (fid2,'%12s,%12s,%12s,%12s,%12s,%12s,%12s,%12s,%12s\n\n','lineNo','x','S','T','SN','SF','SM','FF','FM');
% lineNo = 2;
% for n=1:size(respCell,2)
%     tempMatrix   = respCell{n};
%     ckStatusText = num2str(ckStatus(n));
%     ckIncText    = num2str(ckInc(n));
%     dispText     = num2str(D(ckInc(n)));
%     loadText     = num2str(P(ckInc(n)));
%     heading      = strcat('crack status = ',ckStatusText,'...Increment =',ckIncText,'...displacement = ',dispText,'...load = ',loadText);
%     lineNo       = lineNo+1;
%     fprintf (fid2,'%1s\n',heading);
% 
%     [nRow, nCol] = size(tempMatrix);
%     for i=1:nRow
%         lineNo = lineNo+1;        
%         fprintf (fid2,'%12d,',lineNo);
%         for j=1:nCol
%             fprintf (fid2,'%12.4g,', tempMatrix(i,j));
%         end
%         fprintf (fid2,'\n');
%     end
%     fprintf (fid2,'\n');
%     lineNo = lineNo+1;
% end
% 
% fclose all;
% disp('!!  Done with writing result');
